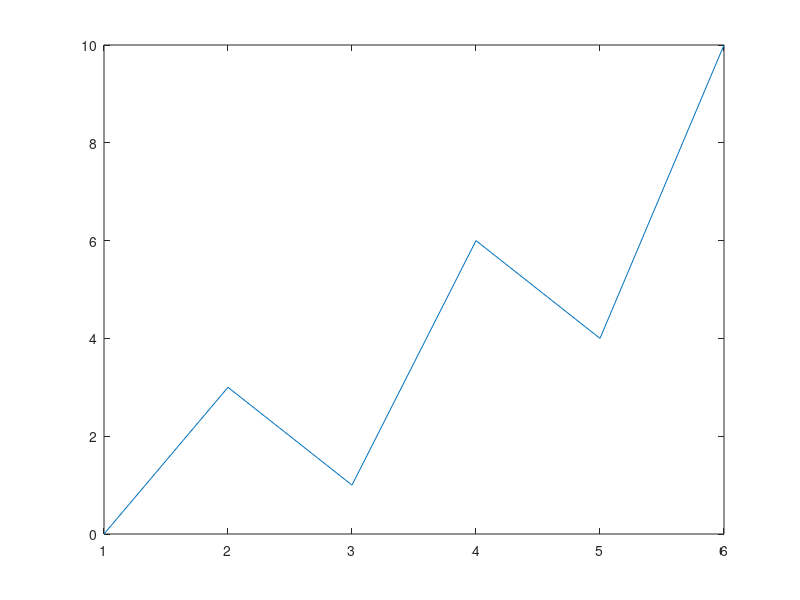

MATLAB code for this plot: (Note: this script raises an error after producing the figure.)
clear all      % Workspace löschen, auch versteckte Variablen
close all      % Alle File handles schließen und alle Diagramme schließen
clc            % Shell löschen
format compact % Leerzeilen entfernen

figure

p = plot([1 2 3 4 5 6], [0 3 1 6 4 10]);
%p.Color = '#00841a';
p.Color = '#FF0000';
p.LineStyle = '--';
p.Marker = '*';

hold on

x = [0, 1, 2, 3, 4, 5, 6, 7, 8, 9];
y = [0, 1, 2, 3, 4, 5, 6, 7, 8, 9];

plot(x, y, "o")

hold off

x = [0, 1, 2, 3, 4, 5, 6, 7, 8, 9];
y = [9, 8, 7, 6, 5, 4, 3, 2, 1, 0];

plot(x, y, ":")
